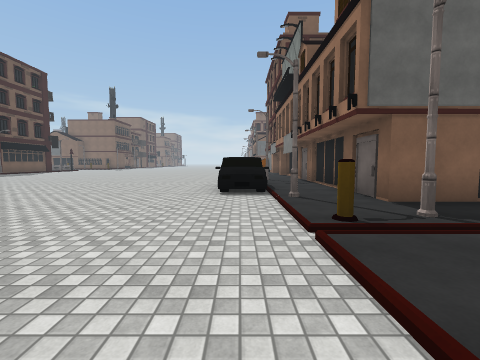
view 1 (above)

19 first-person views from a walk through a Unity game level. The camera is 1.4 m above the floor, tilts 4° down and sees 90° across. The floor is counted in squares, 2 m on a side. Each view is taken from the middle of a square. On the plan, view 1 faces up. The plan holds only what a view shows up to about 9 squares ahead; the rest is blank. The place goes on beyond the plan. Surface patterns are stand-ins for the level's own textures.

view 2
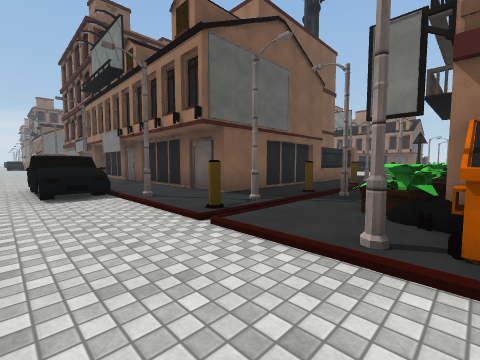

view 3
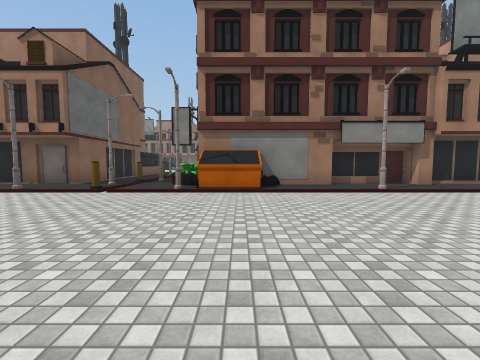

view 4
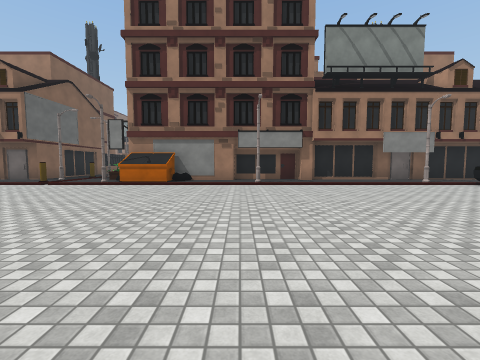

view 5
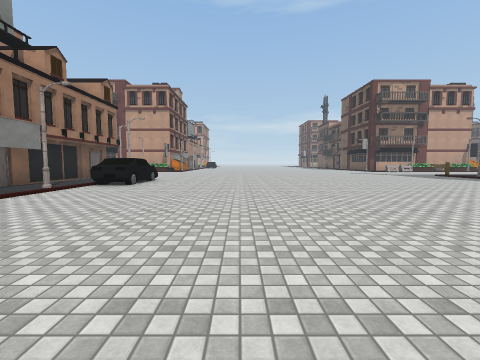

view 6
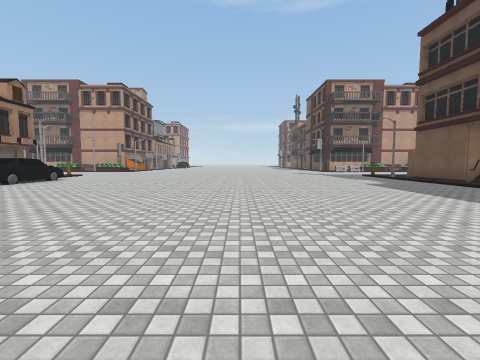

view 7
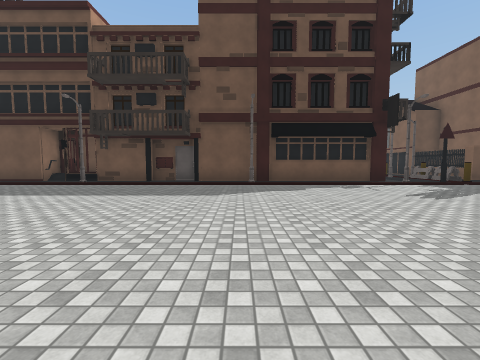

view 8
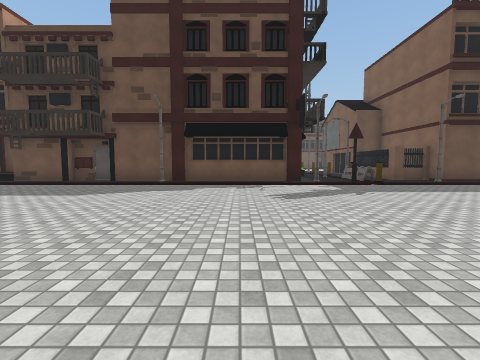

view 9
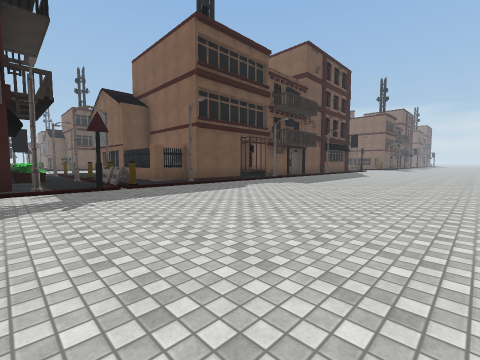

view 10
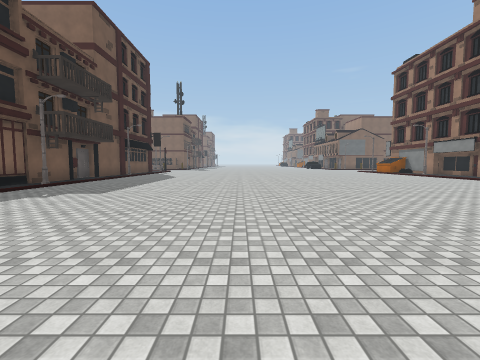

view 11
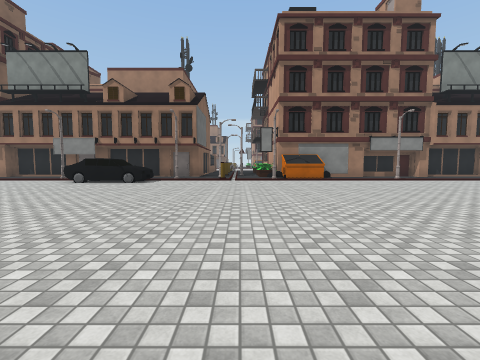

view 12
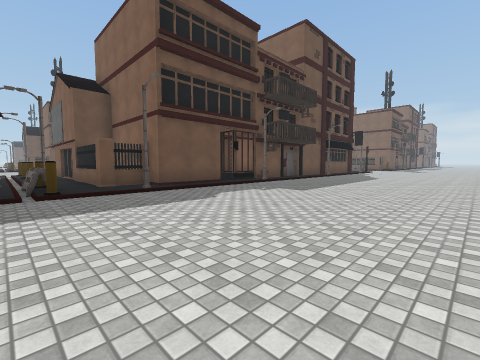

view 13
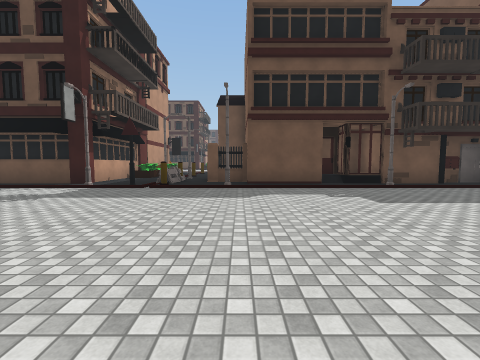

view 14
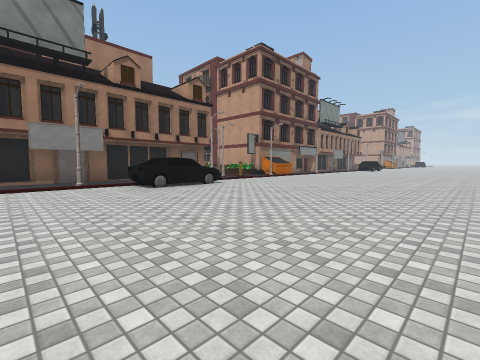

view 15
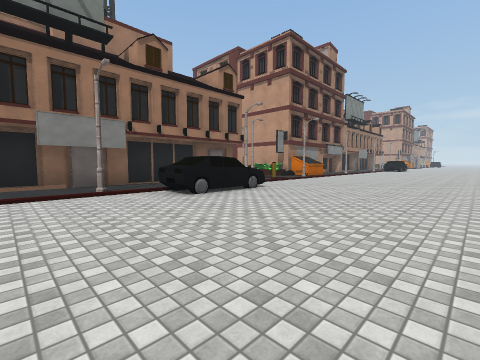

view 16
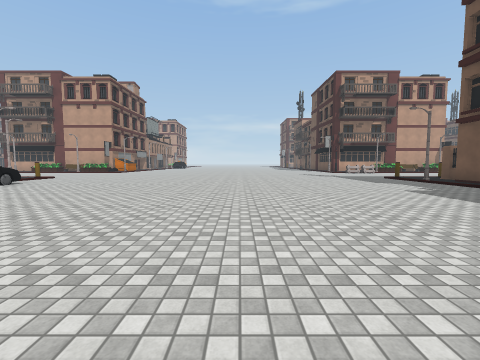

view 17
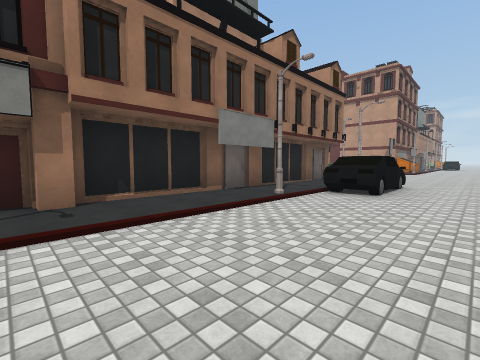

view 18
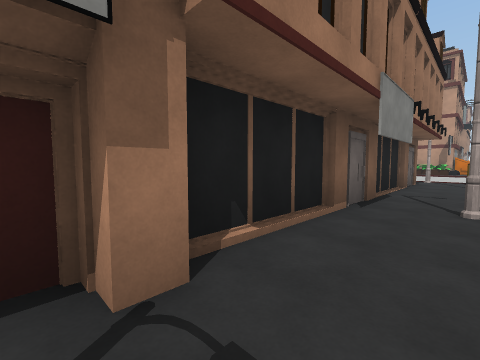

view 19
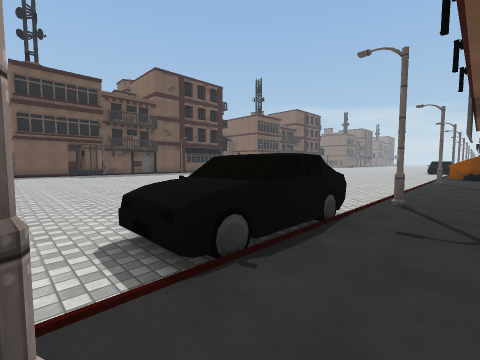

### Floor plan
Key: @ floor where view 1 was taken; # wall or solid block; . floor; / step, stairs or slope; = window, fence, low wall or low ledge; ^ raised ledge; O other object.
Columns run from 20 left of view 1 to 10 right of it. Each row starts with its distance up from view 1.
 11    ##..................#
 10    #O..................#
  9    OOO...............O.O
  8    O/...............O..#     OO
  7     #...............O..#
  6     #...............O..#
  5   ###O..............OO.O
  4 ####...................####
  3 # O==#.............../O...#  #
  2 # O..................///O.#  #
  1 #=...O...............O#^^ #
  0 ######..............@^####
 -1     #................^#
 -2     #.................#
 -3     #........ ........##
 -4     #..................#
 -5     #O...............O.#
 -6     #..................#
 -7     #..................#
 -8     O..................#
 -9     #..................#
-10     #O...............O.#
-11    OO..................#     OO
-12    O#...............O..#
-13     #...............O..#
-14     #...............O..#
-15      O...............O.O

Where each view was taken, in squares from view 1:
view 1: 0 up, 0 right, facing up
view 2: 0 up, 1 left, facing up-right
view 3: 1 down, 5 left, facing right
view 4: 4 down, 7 left, facing right
view 5: 4 down, 4 left, facing down
view 6: 4 down, 8 left, facing down
view 7: 5 down, 7 left, facing left
view 8: 2 down, 7 left, facing left
view 9: 0 up, 8 left, facing up-left
view 10: 2 up, 9 left, facing up
view 11: 2 up, 9 left, facing right
view 12: 2 up, 9 left, facing up-left
view 13: 5 up, 8 left, facing left
view 14: 11 up, 7 left, facing down-right
view 15: 11 up, 5 left, facing down-right
view 16: 6 down, 8 left, facing down
view 17: 6 down, 2 left, facing down-right
view 18: 6 down, 1 right, facing down-right
view 19: 15 down, 2 right, facing up-left
